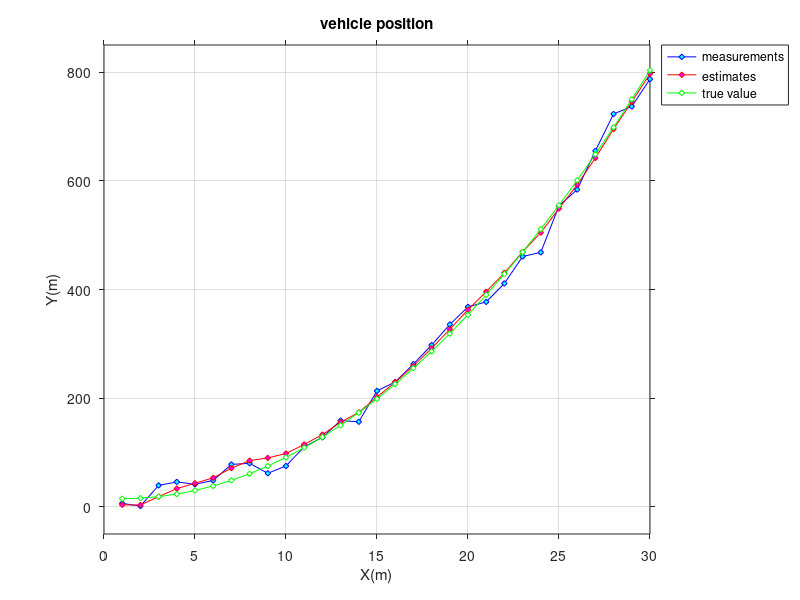

MATLAB code to generate this figure:
% Kalman Filter from the Ground Up (2023) -Alex Becker.pdf
close all;
clear ; 
% the set of 30 noisy measurements of the altitude hn and acceleration an:
Zh =[6.43,1.3,39.43,45.89,41.44,48.7,78.06,80.08, ...
     61.77,75.15,110.39,127.83,158.75,156.55,213.32,229.82,262.8, ...
     297.57,335.69,367.92,377.19,411.18,460.7,468.39,553.9,583.97, ...
     655.15,723.09,736.85,787.22];

Za =[39.81,39.67,39.81,39.84,40.05,39.85,39.78,39.65, ...
     39.67,39.78,39.59,39.87,39.85,39.59,39.84,39.9,39.63, ...
     39.59,39.76,39.79,39.73,39.93,39.83,39.85,39.94,39.86, ...
     39.76,39.86,39.74,39.94];
% the measurements period
dtime = 0.25;
% the altimeter measurement error standard deviation
dm = 20;
% the accelerometer measurement error standard deviation
epsilon = 0.1;
% the state transition matrix
F = [1,dtime
     0,1];
% the control matrix
G = [dtime^2/2; dtime];
% the process noise matrix
Q = [dtime^4/4, dtime^3/2
     dtime^3/2, dtime^2] * epsilon^2;
% the measurement uncertainty
R = [dm^2];

% 
Xc = [0,0]';
Uc = 9.8;

Pc = [500,0
      0,500];
 
H = [1,0];
  
I = [1,0
     0,1];

Est = [];
N = size(Zh,2);
% init  
Xpre = F*Xc + G*(Uc - 9.8);
Ppre = F*Pc*(F')+Q;
for i=1:N
    z = Zh(i);
    Uc = Za(i);
    Kc = Ppre*(H')*(H*Ppre*(H')+R)^(-1);
    Xc = Xpre + Kc*(z - H*Xpre);
    Pc = (I - Kc*H)*Ppre*((I - Kc*H)') + Kc*R*(Kc');
    if i == 1
        Est = Xc';
    else
        Est = [Est;Xc'];
    end
    Xpre = F*Xc + G*(Uc - 9.8);
    Ppre = F*Pc*(F')+Q;
end


% True Value
Th = [];
Tv = [];
for i=1:30
    Th(i) = 30*((i-1)*dtime)^2/2 + 15;
    Tv(i) = 30*((i-1)*dtime);
end

figure;
subplot(1,1,1);
plot(Zh, '-db','MarkerFaceColor','c','MarkerSize',4);
hold on;
plot(Est(:,1)', '-dr','MarkerFaceColor','m','MarkerSize',4);
hold on;
plot(Th, '-dg','MarkerFaceColor','w','MarkerSize',4);
legend('measurements','estimates','true value','Location','NorthEastOutside');
%xlim([0 350]);
ylim([-50 850]);
%daspect([1 1 1])
xlabel('X(m)');
ylabel('Y(m)');
grid on;
set(gca,'TickDir','out')
title('vehicle position')
%{
subplot(2,2,2);
plot(Tvx, '-dg','MarkerFaceColor','w','MarkerSize',4);
hold on;
plot(Est(:,2)', '-dr','MarkerFaceColor','m','MarkerSize',4);
legend('true value','estimates','Location','NorthEast');
xlim([0 36]);
ylim([-100 250]);
daspect([0.05 1 1])
xlabel('time(s)');
ylabel('Vx(m/s)');
grid on;
set(gca,'TickDir','out');
title('vehicle X-axis velocity')
subplot(2,2,4);
plot(Tvy, '-dg','MarkerFaceColor','w','MarkerSize',4);
hold on;
plot(Est(:,5)', '-dr','MarkerFaceColor','m','MarkerSize',4);
legend('true value','estimates','Location','SouthEast');
xlim([0 36]);
ylim([-300 100]);
daspect([0.04 1 1])
xlabel('time(s)');
ylabel('Vy(m/s)');
grid on;
set(gca,'TickDir','out')
title('vehicle Y-axis velocity')
%}